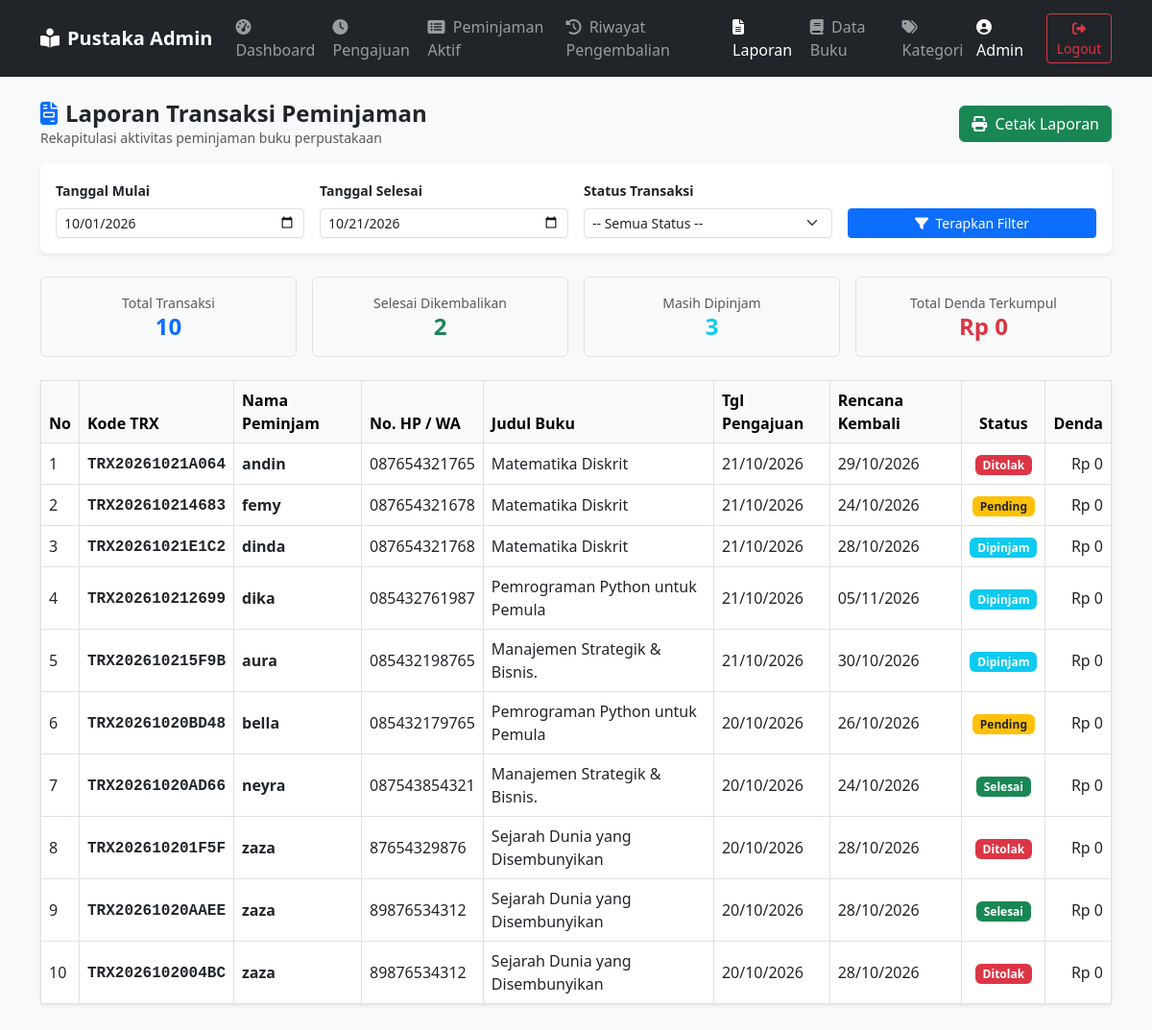
Page /admin/laporan.php (signed in) on the committed database.
### tables this page shows
CREATE TABLE `peminjaman` (
  `id_peminjaman` int(11) NOT NULL,
  `kode_transaksi` varchar(20) NOT NULL,
  `id_buku` int(11) NOT NULL,
  `nama_peminjam` varchar(150) NOT NULL,
  `no_hp` varchar(20) NOT NULL,
  `tanggal_pengajuan` datetime DEFAULT current_timestamp(),
  `tanggal_pinjam` date DEFAULT NULL,
  `tanggal_kembali_rencana` date NOT NULL,
  `tanggal_kembali_real` date DEFAULT NULL,
  `denda` decimal(10,2) DEFAULT 0.00,
  `status` enum('Pending','Dipinjam','Selesai','Ditolak') DEFAULT 'Pending',
  `created_at` timestamp NOT NULL DEFAULT current_timestamp()
);

CREATE TABLE `buku` (
  `id_buku` int(11) NOT NULL,
  `id_kategori` int(11) NOT NULL,
  `judul_buku` varchar(255) NOT NULL,
  `penulis` varchar(150) NOT NULL,
  `penerbit` varchar(150) DEFAULT NULL,
  `cover_buku` varchar(255) DEFAULT 'cover-default.jpg',
  `stok_total` int(11) NOT NULL DEFAULT 1,
  `stok_tersedia` int(11) NOT NULL DEFAULT 1,
  `created_at` timestamp NOT NULL DEFAULT current_timestamp(),
  `gambar` varchar(255) DEFAULT NULL
);

### admin/laporan.php (the view, shortened to what this page needs)
<?php
require_once '../config/database.php';
$tgl_mulai  = $_GET['tgl_mulai'] ?? date('Y-m-01');
$tgl_selesai = $_GET['tgl_selesai'] ?? date('Y-m-d');
$status     = $_GET['status'] ?? 'Semua';
$sql = "
    SELECT p.*, b.judul_buku, b.penulis
    FROM peminjaman p
    JOIN buku b ON p.id_buku = b.id_buku
    WHERE DATE(p.tanggal_pengajuan) BETWEEN ? AND ?
";
$params = [$tgl_mulai, $tgl_selesai];
$sql .= " ORDER BY p.id_peminjaman DESC";
$stmt = $pdo->prepare($sql);
$stmt->execute($params);
$listLaporan = $stmt->fetchAll();
$totalTransaksi = count($listLaporan);
$totalDenda     = 0;
$totalSelesai   = 0;
$totalDipinjam  = 0;
foreach ($listLaporan as $row) {
    $totalDenda += (float)$row['denda'];
    if ($row['status'] === 'Selesai') $totalSelesai++;
    if ($row['status'] === 'Dipinjam') $totalDipinjam++;
}
?>
<!DOCTYPE html>
<html lang="id">
<head>
    <link href="https://cdn.jsdelivr.net/npm/bootstrap@5.3.0/dist/css/bootstrap.min.css" rel="stylesheet">
    <link rel="stylesheet" href="https://cdnjs.cloudflare.com/ajax/libs/font-awesome/6.4.0/css/all.min.css">
</head>
<body class="bg-light">
    <nav class="navbar navbar-expand-lg navbar-dark bg-dark mb-4 no-print">
        <div class="container">
            <a class="navbar-brand fw-bold" href="index.php"><i class="fas fa-book-reader me-2"></i>Pustaka Admin</a>
            <div class="collapse navbar-collapse" id="navbarNav">
                <ul class="navbar-nav me-auto">
                    <li class="nav-item"><a class="nav-link" href="index.php"><i class="fas fa-tachometer-alt me-1"></i> Dashboard</a></li>
                    <li class="nav-item"><a class="nav-link" href="pengajuan.php"><i class="fas fa-clock me-1"></i> Pengajuan</a></li>
                    <li class="nav-item"><a class="nav-link" href="peminjaman.php"><i class="fas fa-list-alt me-1"></i> Peminjaman Aktif</a></li>
                    <li class="nav-item"><a class="nav-link" href="pengembalian.php"><i class="fas fa-history me-1"></i> Riwayat Pengembalian</a></li>
                    <li class="nav-item"><a class="nav-link active" href="laporan.php"><i class="fas fa-file-alt me-1"></i> Laporan</a></li>
                    <li class="nav-item"><a class="nav-link" href="buku.php"><i class="fas fa-book me-1"></i> Data Buku</a></li>
                    <li class="nav-item"><a class="nav-link" href="kategori.php"><i class="fas fa-tags me-1"></i> Kategori</a></li>
                </ul>
                <div class="d-flex align-items-center text-white">
                    <span class="me-3"><i class="fas fa-user-circle me-1"></i> <?= htmlspecialchars($_SESSION['admin_nama'] ?? 'Admin'); ?></span>
                    <a href="logout.php" class="btn btn-sm btn-outline-danger"><i class="fas fa-sign-out-alt"></i> Logout</a>
                </div>
            </div>
        </div>
    </nav>
    <div class="container mb-5">
        <div class="d-flex flex-column flex-md-row justify-content-between align-items-md-center mb-3 gap-2">
            <div>
                <h4 class="fw-bold mb-0"><i class="fas fa-file-invoice text-primary me-2"></i>Laporan Transaksi Peminjaman</h4>
                <p class="text-muted small mb-0">Rekapitulasi aktivitas peminjaman buku perpustakaan</p>
            </div>
            <button class="btn btn-success no-print" onclick="window.print();">
                <i class="fas fa-print me-1"></i> Cetak Laporan
            </button>
        </div>
        <div class="card shadow-sm border-0 mb-4 no-print">
            <div class="card-body">
                <form method="GET" action="laporan.php" class="row g-3 align-items-end">
                    <div class="col-md-3">
                        <label class="form-label fw-semibold small">Tanggal Mulai</label>
                        <input type="date" name="tgl_mulai" class="form-control form-control-sm" value="<?= htmlspecialchars($tgl_mulai); ?>" required>
                    </div>
                    <div class="col-md-3">
                        <label class="form-label fw-semibold small">Tanggal Selesai</label>
                        <input type="date" name="tgl_selesai" class="form-control form-control-sm" value="<?= htmlspecialchars($tgl_selesai); ?>" required>
                    </div>
                    <div class="col-md-3">
                        <label class="form-label fw-semibold small">Status Transaksi</label>
                        <select name="status" class="form-select form-select-sm">
                            <option value="Semua" <?= $status === 'Semua' ? 'selected' : ''; ?>>-- Semua Status --</option>
                        </select>
                    </div>
                    <div class="col-md-3">
                        <button type="submit" class="btn btn-sm btn-primary w-100">
                            <i class="fas fa-filter me-1"></i> Terapkan Filter
                        </button>
                    </div>
                </form>
            </div>
        </div>
        <div class="row g-3 mb-4">
            <div class="col-md-3 col-6">
                <div class="card bg-light border text-center p-3">
                    <span class="text-muted small">Total Transaksi</span>
                    <h4 class="fw-bold mb-0 text-primary"><?= $totalTransaksi; ?></h4>
                </div>
            </div>
            <div class="col-md-3 col-6">
                <div class="card bg-light border text-center p-3">
                    <span class="text-muted small">Selesai Dikembalikan</span>
                    <h4 class="fw-bold mb-0 text-success"><?= $totalSelesai; ?></h4>
                </div>
            </div>
            <div class="col-md-3 col-6">
                <div class="card bg-light border text-center p-3">
                    <span class="text-muted small">Masih Dipinjam</span>
                    <h4 class="fw-bold mb-0 text-info"><?= $totalDipinjam; ?></h4>
                </div>
            </div>
            <div class="col-md-3 col-6">
                <div class="card bg-light border text-center p-3">
                    <span class="text-muted small">Total Denda Terkumpul</span>
                    <h4 class="fw-bold mb-0 text-danger">Rp <?= number_format($totalDenda, 0, ',', '.'); ?></h4>
                </div>
            </div>
        </div>
        <div class="card shadow-sm border-0">
            <div class="card-body p-0">
                <div class="table-responsive">
                    <table class="table table-bordered align-middle mb-0">
                        <thead class="table-light">
                            <tr>
                                <th style="width: 40px;">No</th>
                                <th>Kode TRX</th>
                                <th>Nama Peminjam</th>
                                <th>No. HP / WA</th>
                                <th>Judul Buku</th>
                                <th>Tgl Pengajuan</th>
                                <th>Rencana Kembali</th>
                                <th class="text-center">Status</th>
                                <th class="text-end">Denda</th>
                            </tr>
                        </thead>
                        <tbody>
                            <?php if (empty($listLaporan)): ?>
                                <tr>
                                    <td colspan="9" class="text-center py-4 text-muted">
                                        Tidak ada data transaksi peminjaman pada periode ini.
                                    </td>
                                </tr>
                            <?php else: ?>
                                <?php $no = 1; foreach ($listLaporan as $row): ?>
                                    <tr>
                                        <td><?= $no++; ?></td>
                                        <td><span class="font-monospace fw-bold"><?= htmlspecialchars($row['kode_transaksi']); ?></span></td>
                                        <td class="fw-semibold"><?= htmlspecialchars($row['nama_peminjam']); ?></td>
                                        <td><?= htmlspecialchars($row['no_hp']); ?></td>
                                        <td><?= htmlspecialchars($row['judul_buku']); ?></td>
                                        <td><?= date('d/m/Y', strtotime($row['tanggal_pengajuan'])); ?></td>
                                        <td><?= date('d/m/Y', strtotime($row['tanggal_kembali_rencana'])); ?></td>
                                        <td class="text-center">
                                            <?php
                                                $badge = match($row['status']) {
                                                    'Selesai' => 'bg-success',
                                                    'Dipinjam' => 'bg-info',
                                                    'Pending' => 'bg-warning text-dark',
                                                    'Ditolak' => 'bg-danger',
                                                    default => 'bg-secondary'
                                                };
                                            ?>
                                            <span class="badge <?= $badge; ?>"><?= htmlspecialchars($row['status']); ?></span>
                                        </td>
                                        <td class="text-end">
                                            Rp <?= number_format($row['denda'], 0, ',', '.'); ?>
                                        </td>
                                    </tr>
                                <?php endforeach; ?>
                            <?php endif; ?>
                        </tbody>
                    </table>
                </div>
            </div>
        </div>
    </div>
</body>
</html>

### rows in the picture
peminjaman: kode_transaksi "TRX20261021A064", nama_peminjam "andin", no_hp "087654321765", id_buku.judul_buku "Matematika Diskrit", tanggal_pengajuan "21/10/2026", tanggal_kembali_rencana "29/10/2026", status "Ditolak", denda "0"
peminjaman: kode_transaksi "TRX202610214683", nama_peminjam "femy", no_hp "087654321678", id_buku.judul_buku "Matematika Diskrit", tanggal_pengajuan "21/10/2026", tanggal_kembali_rencana "24/10/2026", status "Pending", denda "0"
peminjaman: kode_transaksi "TRX20261021E1C2", nama_peminjam "dinda", no_hp "087654321768", id_buku.judul_buku "Matematika Diskrit", tanggal_pengajuan "21/10/2026", tanggal_kembali_rencana "28/10/2026", status "Dipinjam", denda "0"
peminjaman: kode_transaksi "TRX202610212699", nama_peminjam "dika", no_hp "085432761987", id_buku.judul_buku "Pemrograman Python untuk Pemula", tanggal_pengajuan "21/10/2026", tanggal_kembali_rencana "05/11/2026", status "Dipinjam", denda "0"
peminjaman: kode_transaksi "TRX202610215F9B", nama_peminjam "aura", no_hp "085432198765", id_buku.judul_buku "Manajemen Strategik & Bisnis.", tanggal_pengajuan "21/10/2026", tanggal_kembali_rencana "30/10/2026", status "Dipinjam", denda "0"
peminjaman: kode_transaksi "TRX20261020BD48", nama_peminjam "bella", no_hp "085432179765", id_buku.judul_buku "Pemrograman Python untuk Pemula", tanggal_pengajuan "20/10/2026", tanggal_kembali_rencana "26/10/2026", status "Pending", denda "0"
peminjaman: kode_transaksi "TRX20261020AD66", nama_peminjam "neyra", no_hp "087543854321", id_buku.judul_buku "Manajemen Strategik & Bisnis.", tanggal_pengajuan "20/10/2026", tanggal_kembali_rencana "24/10/2026", status "Selesai", denda "0"
peminjaman: kode_transaksi "TRX202610201F5F", nama_peminjam "zaza", no_hp "87654329876", id_buku.judul_buku "Sejarah Dunia yang Disembunyikan", tanggal_pengajuan "20/10/2026", tanggal_kembali_rencana "28/10/2026", status "Ditolak", denda "0"
peminjaman: kode_transaksi "TRX20261020AAEE", nama_peminjam "zaza", no_hp "89876534312", id_buku.judul_buku "Sejarah Dunia yang Disembunyikan", tanggal_pengajuan "20/10/2026", tanggal_kembali_rencana "28/10/2026", status "Selesai", denda "0"
peminjaman: kode_transaksi "TRX2026102004BC", nama_peminjam "zaza", no_hp "89876534312", id_buku.judul_buku "Sejarah Dunia yang Disembunyikan", tanggal_pengajuan "20/10/2026", tanggal_kembali_rencana "28/10/2026", status "Ditolak", denda "0"

### other values in the picture
$_SESSION['admin_nama'] "Admin"
$totalTransaksi "10"
$totalSelesai "2"
$totalDipinjam "3"
$totalDenda "0"
